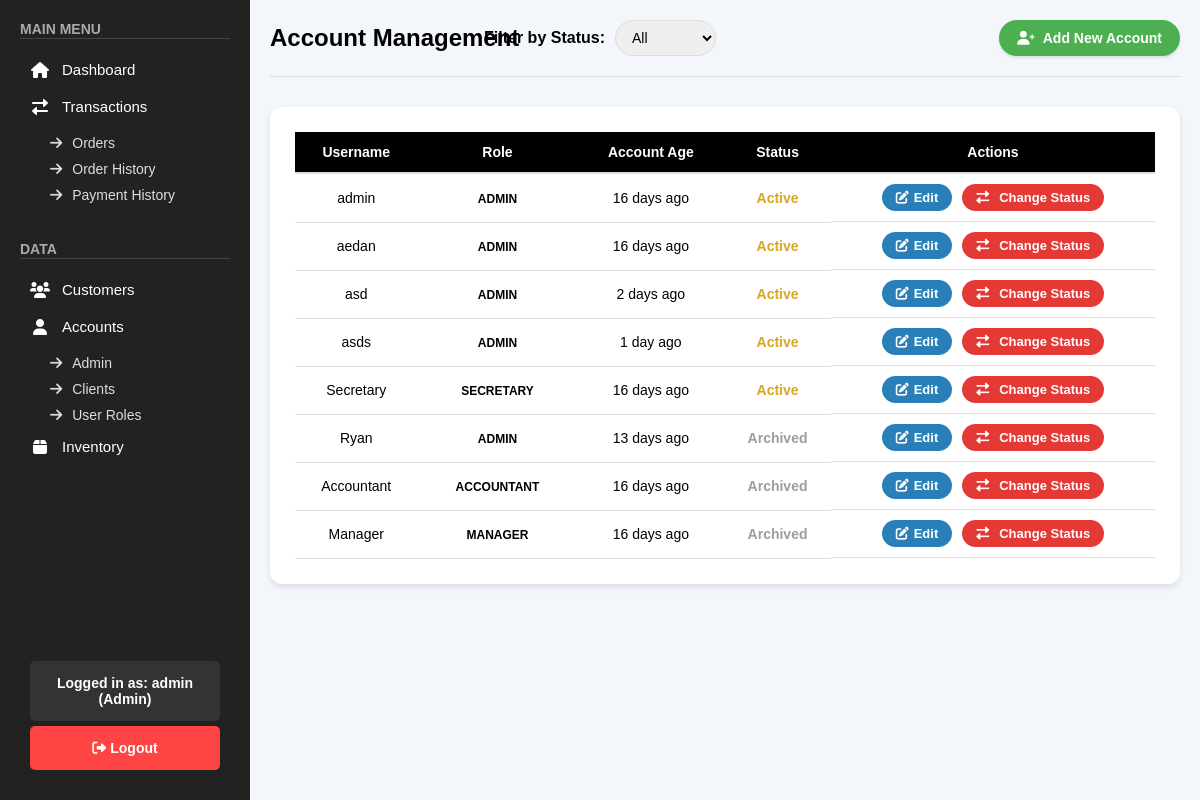
Page /public/pages/accounts.php (signed in) on the committed database.
### tables this page shows
CREATE TABLE `accounts` (
  `id` int(11) NOT NULL,
  `username` varchar(50) NOT NULL,
  `password` varchar(255) NOT NULL,
  `created_at` timestamp NOT NULL DEFAULT current_timestamp(),
  `role` varchar(255) DEFAULT NULL,
  `status` varchar(20) DEFAULT 'Active'
);

### public/pages/accounts.php (the view, shortened to what this page needs)
<?php
include "../../backend/check_role.php";
$roleQuery = "SELECT role_name FROM roles WHERE status = 'active'";
$result = $conn->query($roleQuery);
$status_filter = $_GET['status'] ?? '';
$sql = "SELECT id, username, role, status, created_at FROM accounts";
$sql .= " ORDER BY FIELD(status, 'Active', 'Reject', 'Archived'), FIELD(role, 'Admin') DESC, role ASC, username ASC";
if (!empty($status_filter)) {
    $stmt = $conn->prepare($sql);
    $stmt->bind_param("s", $status_filter);
    $stmt->execute();
    $result = $stmt->get_result();
} else {
    $result = $conn->query($sql);
}
?>
<!DOCTYPE html>
<html lang="en">
<head>
    <link rel="stylesheet" href="/top_exchange/public/css/accounts.css">
    <link rel="stylesheet" href="/top_exchange/public/css/sidebar.css">
    <link rel="stylesheet" href="https://cdnjs.cloudflare.com/ajax/libs/font-awesome/6.0.0/css/all.min.css">
    <link rel="stylesheet" href="https://cdnjs.cloudflare.com/ajax/libs/toastr.js/latest/toastr.min.css">
    <link rel="stylesheet" href="/top_exchange/public/css/toast.css">
</head>
<body>
    <?php include '../sidebar.php'; ?>
    <div class="main-content">
        <div class="accounts-header">
            <h1>Account Management</h1>
            <div class="filter-section">
                <label for="statusFilter">Filter by Status:</label>
                <select id="statusFilter" onchange="filterByStatus()">
                    <option value="">All</option>
                </select>
            </div>
            <button onclick="openAddAccountForm()" class="add-account-btn">
                <i class="fas fa-user-plus"></i> Add New Account
            </button>
        </div>
        <div class="accounts-table-container">
            <table class="accounts-table">
                <thead>
                    <tr>
                        <th>Username</th>
                        <th>Role</th>
                        <th>Account Age</th>
                        <th>Status</th>
                        <th>Actions</th>
                    </tr>
                </thead>
                <tbody>
                    <?php if ($result && $result->num_rows > 0): ?>
                        <?php while ($row = $result->fetch_assoc()):
                            $created_at = new DateTime($row['created_at']);
                            $now = new DateTime();
                            $diff = $created_at->diff($now);
                            if ($diff->y > 0) {
                                $account_age = $diff->y . " year" . ($diff->y > 1 ? "s" : "") . " ago";
                            } elseif ($diff->m > 0) {
                                $account_age = $diff->m . " month" . ($diff->m > 1 ? "s" : "") . " ago";
                            } elseif ($diff->d > 0) {
                                $account_age = $diff->d . " day" . ($diff->d > 1 ? "s" : "") . " ago";
                            } else {
                                $account_age = "Just now";
                            }
                        ?>
                            <tr>
                                <td><?= htmlspecialchars($row['username']) ?></td>
                                <td>
                                    <?php
                                    $role = ucfirst($row['role']);
                                    echo "<span class='role-label role-$row[role]'>$role</span>";
                                    ?>
                                </td>
                                <td><?= $account_age ?></td>
                                <td class="<?= 'status-' . strtolower($row['status'] ?? 'active') ?>">
                                    <?= htmlspecialchars($row['status'] ?? 'Active') ?>
                                </td>
                                <td class="action-buttons">
                                    <button class="edit-btn" onclick="openEditAccountForm(<?= $row['id'] ?>, '<?= htmlspecialchars($row['username']) ?>', '', '<?= $row['role'] ?>')">
                                        <i class="fas fa-edit"></i> Edit
                                    </button>
                                    <button class="status-btn" onclick="openStatusModal(<?= $row['id'] ?>, '<?= htmlspecialchars($row['username']) ?>')">
                                        <i class="fas fa-exchange-alt"></i> Change Status
                                    </button>
                                </td>
                            </tr>
                        <?php endwhile; ?>
                    <?php else: ?>
                        <tr>
                            <td colspan="5" class="no-accounts">No accounts found.</td>
                        </tr>
                    <?php endif; ?>
                </tbody>
            </table>
        </div>
    </div>
</body>
</html>

### public/css/accounts.css (style rules this page uses)
body { font-family: Arial, sans-serif; background-color: #f3f6fb; margin: 0; box-sizing: border-box; }
.accounts-header { display: flex; justify-content: space-between; align-items: center; margin-bottom: 30px; padding-bottom: 20px; border-bottom: 1px solid #ddd; }
.accounts-header h1 { font-size: 24px; font-weight: bold; display: flex; align-items: center; gap: 12px; }
.add-account-btn { padding: 10px 18px; font-size: 14px; border: none; font-weight: bold; color: white; background-color: #4CAF50; border-radius: 20px; text-decoration: none; transition: 0.3s; display: flex; align-items: center; gap: 8px; box-shadow: 0px 2px 3px rgba(0, 0, 0, 0.1); }
.filter-section { display: flex; align-items: center; position: absolute; left: 50%; transform: translateX(-50%); }
.filter-section label { margin-right: 10px; font-weight: bold; }
.filter-section select { padding: 8px 12px; border-radius: 20px; border: 1px solid #ddd; font-size: 14px; }
.accounts-table-container { background-color: #ffffff; padding: 25px; border-radius: 12px; box-shadow: 0px 3px 6px rgba(0, 0, 0, 0.1); }
.accounts-table { width: 100%; border-collapse: collapse; font-size: 14px; }
.accounts-table th { background-color: black; color: white; font-weight: bold; padding: 12px; text-align: center; border-bottom: 2px solid #ddd; }
.accounts-table td { padding: 10px; text-align: center; border-bottom: 1px solid #e0e0e0; }
.action-buttons { display: flex; justify-content: center; gap: 10px; }
.edit-btn, .delete-btn, .status-btn { padding: 6px 14px; font-size: 13px; font-weight: 600; border-radius: 80px; text-decoration: none; transition: background-color 0.3s; display: flex; align-items: center; gap: 5px; border: none; }
.edit-btn { background-color: #2980b9; color: white; }
.status-btn { background-color: #e53935; color: white; }
.status-btn i { margin-right: 5px; }
.role-label { font-weight: bold; padding: 4px 8px; border-radius: 12px; font-size: 12px; text-transform: uppercase; }
.status-active { color: #DAA520; font-weight: bold; }
.status-archived { color: #9E9E9E; font-weight: bold; }

### public/css/sidebar.css (style rules this page uses)
* { margin: 0; padding: 0; box-sizing: border-box; font-family: Arial, sans-serif; text-decoration: none; }
.main-content { margin-left: 250px; padding: 20px; }

### rows in the picture
accounts: username "admin", role "ADMIN", status "Active"
accounts: username "aedan", role "ADMIN", status "Active"
accounts: username "asd", role "ADMIN", status "Active"
accounts: username "asds", role "ADMIN", status "Active"
accounts: username "Secretary", role "SECRETARY", status "Active"
accounts: username "Ryan", role "ADMIN", status "Archived"
accounts: username "Accountant", role "ACCOUNTANT", status "Archived"
accounts: username "Manager", role "MANAGER", status "Archived"

### other values in the picture
$_SESSION['username'] "admin"
$role "Admin"
